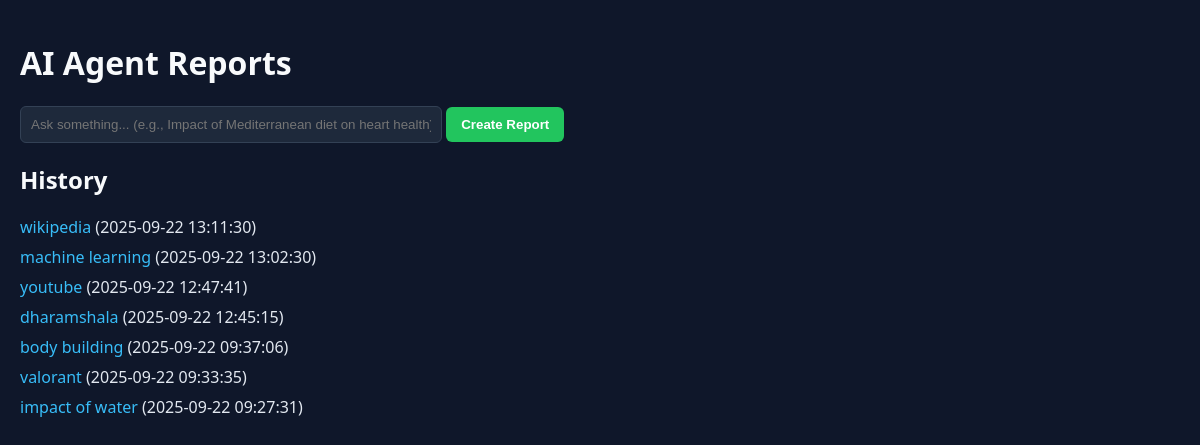
The page / on the database its author committed.
### tables this page shows
CREATE TABLE reports (
            id INTEGER PRIMARY KEY AUTOINCREMENT,
            query TEXT NOT NULL,
            summary TEXT NOT NULL,
            links TEXT NOT NULL,
            created_at TIMESTAMP DEFAULT CURRENT_TIMESTAMP
        );

### app.py (the view, shortened to what this page needs)
@app.route("/", methods=["GET", "POST"])
def index():
    conn = sqlite3.connect(DB_FILE)
    c = conn.cursor()
    c.execute("SELECT id, query, created_at FROM reports ORDER BY created_at DESC")
    reports = c.fetchall()
    conn.close()
    return render_template("index.html", reports=reports)

### templates/index.html (shortened to what this page needs)
<!DOCTYPE html>
<html lang="en">
<head>
  <link rel="stylesheet" href="{{ url_for('static', filename='styles.css') }}">
</head>
<body>
  <h1>AI Agent Reports</h1>
  <form method="POST" action="/">
    <input type="text" name="query" placeholder="Ask something... (e.g., Impact of Mediterranean diet on heart health)" style="width: 400px;">
    <button type="submit">Create Report</button>
  </form>
  <h2>History</h2>
  {% if reports %}
    <ul>
      {% for r in reports %}
        <li>
          <a href="{{ url_for('report', report_id=r[0]) }}">{{ r[1] }}</a>
          ({{ r[2] }})
        </li>
      {% endfor %}
    </ul>
  {% else %}
    <p>No reports yet. Try a query above.</p>
  {% endif %}
</body>
</html>

### static/styles.css (style rules this page uses)
body { font-family: 'Segoe UI', Tahoma, Geneva, Verdana, sans-serif; background-color: #0f172a; color: #e2e8f0; margin: 0; padding: 20px; }
h1, h2, h3 { color: #f8fafc; }
form { margin: 20px 0; }
input[type="text"] { padding: 10px; width: 400px; border-radius: 6px; border: 1px solid #334155; background: #1e293b; color: #f1f5f9; }
button { padding: 10px 15px; background: #22c55e; border: none; border-radius: 6px; color: white; font-weight: bold; cursor: pointer; }
a { color: #38bdf8; text-decoration: none; }
ul { list-style-type: none; padding: 0; }
li { margin: 8px 0; }

### rows shown on the page
reports: query "wikipedia", created_at "2025-09-22 13:11:30"
reports: query "machine learning", created_at "2025-09-22 13:02:30"
reports: query "youtube", created_at "2025-09-22 12:47:41"
reports: query "dharamshala", created_at "2025-09-22 12:45:15"
reports: query "body building", created_at "2025-09-22 09:37:06"
reports: query "valorant", created_at "2025-09-22 09:33:35"
reports: query "impact of water", created_at "2025-09-22 09:27:31"
